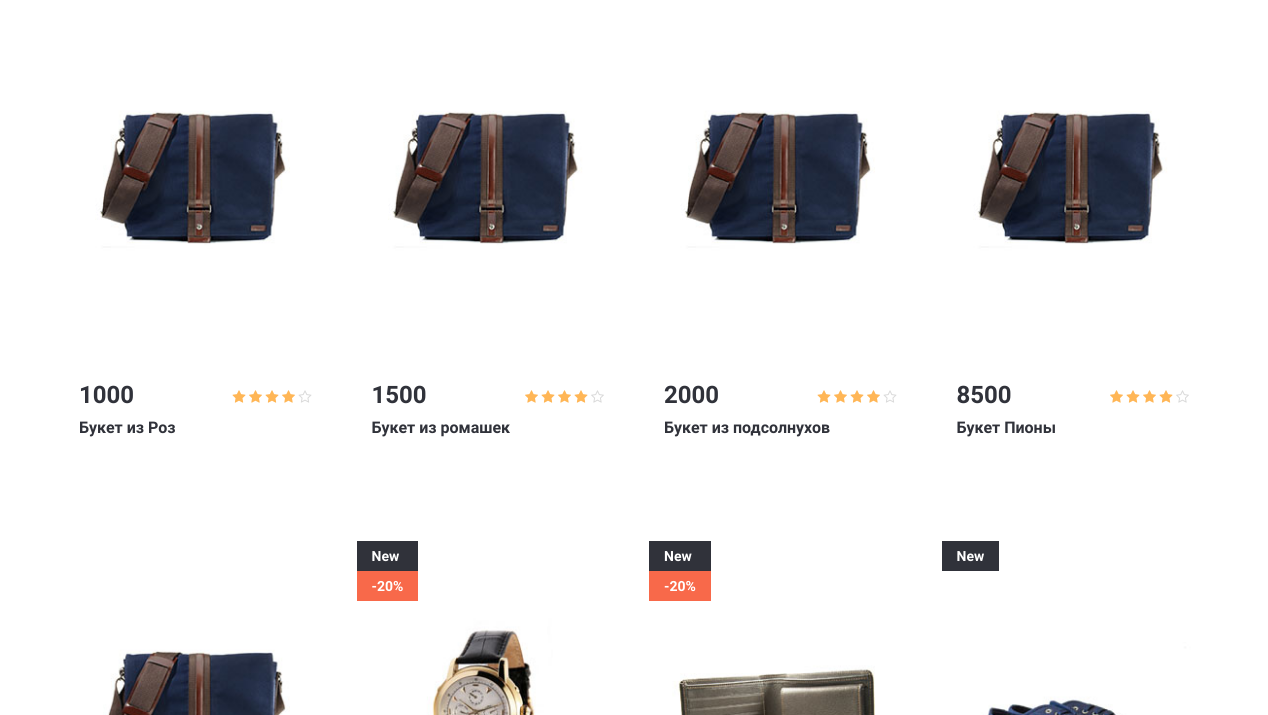
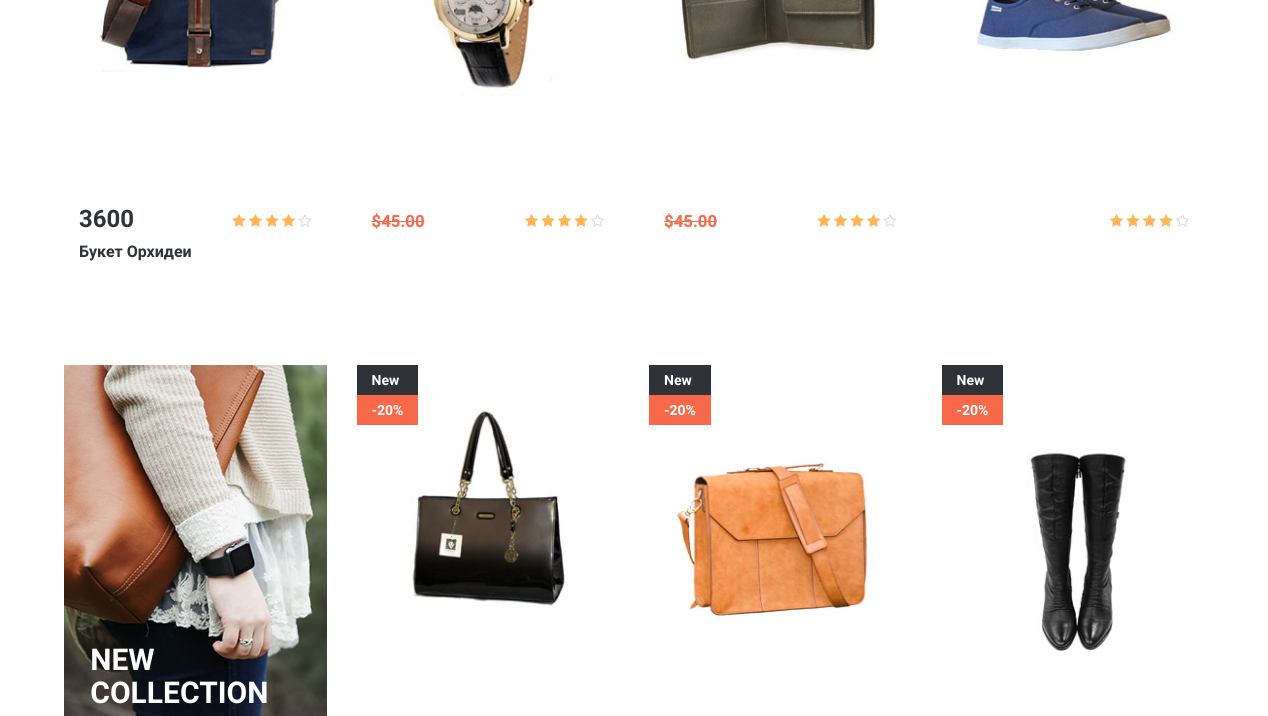
The page /flowers/ (middle part) on the database as committed earlier (2 pictures, top to bottom).
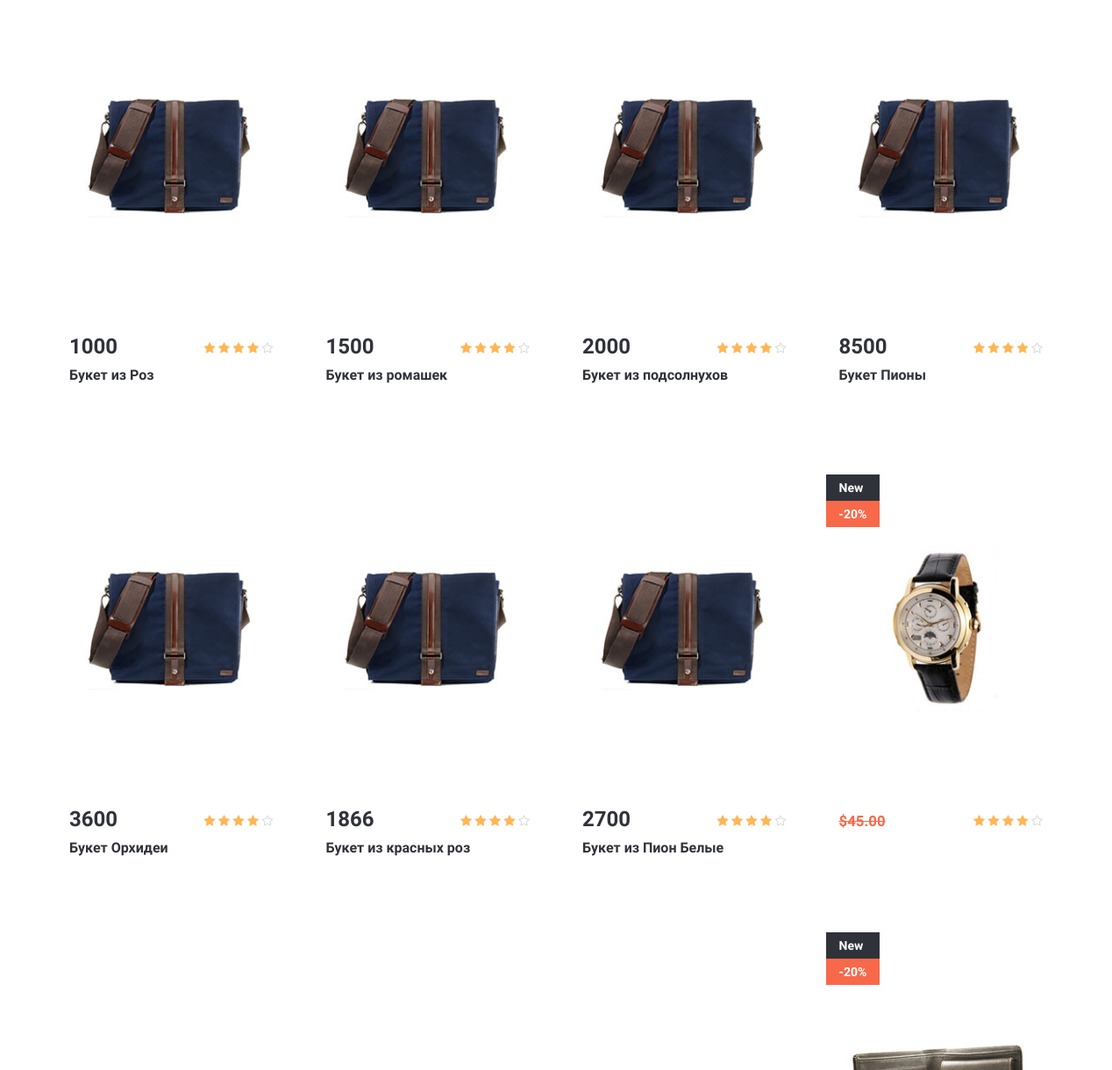
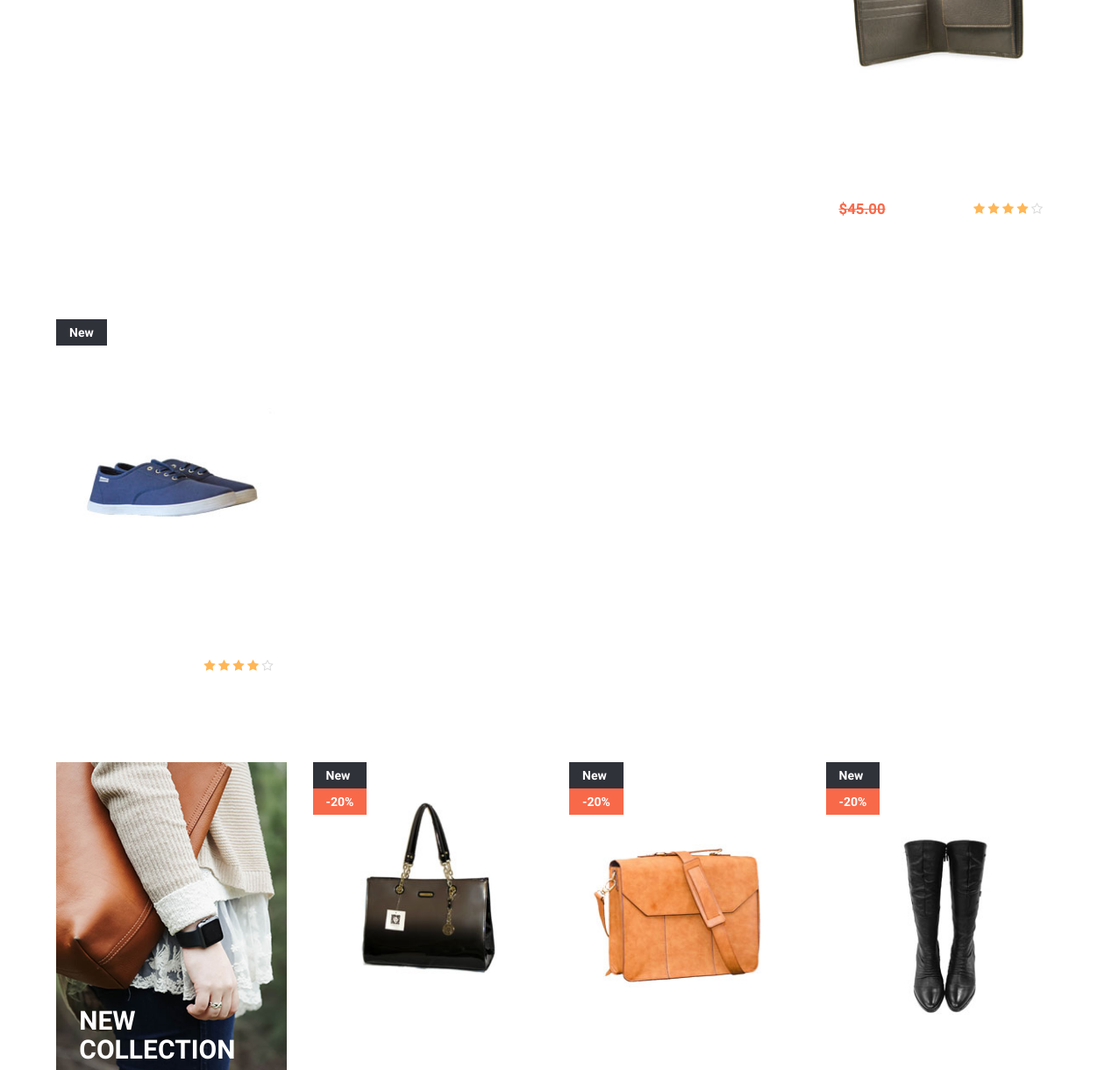
The same page on the database as committed later (2 pictures, top to bottom).
### api/models.py (models this page shows, shortened)
class Products(models.Model):
    name    = models.CharField(max_length=75, verbose_name='Название букета')
    price   = models.IntegerField(verbose_name='Цена товара')
    rubric  = models.ForeignKey('Rubric', null=True, on_delete=models.PROTECT, verbose_name='Тип букета')
    class Meta:
        verbose_name_plural = 'Товары'
        verbose_name        = 'Товар'

### flowers/views.py (the view)
# urls.py: path('', index, name='index'),
def index(request):
    products    = Products.objects.all()
    context     = {"products": products}
    return render(request, 'flowers/index.html', context)

### flowers/templates/flowers/index.html (shortened to what the changed rows need)
{% load static %}
<!DOCTYPE html>
<html lang="en">
<head>
	<link rel="stylesheet" type="text/css" href="{% static 'css/bootstrap.min.css' %}">
	<link rel="stylesheet" type="text/css" href="{% static 'css/slick.css' %}">
	<link rel="stylesheet" type="text/css" href="{% static 'css/slick-theme.css' %}">
	<link rel="stylesheet" type="text/css" href="{% static 'css/nouislider.min.css' %}">
	<link rel="stylesheet" href="{% static 'css/font-awesome.min.css' %}">
	<link rel="stylesheet" type="text/css" href="{% static 'css/style.css' %}">
</head>
<body>
	<div class="section">
		<div class="container">
			<div class="row">
				{% for product in products %}
				<div class="col-md-3 col-sm-6 col-xs-6">
					<div class="product product-single">
						<div class="product-thumb">
							<img src="/static/img/product01.jpg" alt="">
						</div>
						<div class="product-body">
							<h3 class="product-price">{{ product.price }}</h3>
							<div class="product-rating">
								<i class="fa fa-star"></i>
								<i class="fa fa-star"></i>
								<i class="fa fa-star"></i>
								<i class="fa fa-star"></i>
								<i class="fa fa-star-o empty"></i>
							</div>
							<h2 class="product-name"><a href="#">{{ product.name }}</a></h2>
						</div>
					</div>
				</div>
				{% endfor %}
			</div>
			<div class="row">
				<div class="col-md-3 col-sm-6 col-xs-6">
					<div class="banner banner-2">
						<div class="banner-caption">
							<h2 class="white-color">NEW<br>COLLECTION</h2>
						</div>
					</div>
				</div>
			</div>
		</div>
	</div>
</body>
</html>

Rows that differ between the two databases and show on the page:
added Products: price "1866", name "Букет из красных роз"
added Products: price "2700", name "Букет из Пион Белые"
